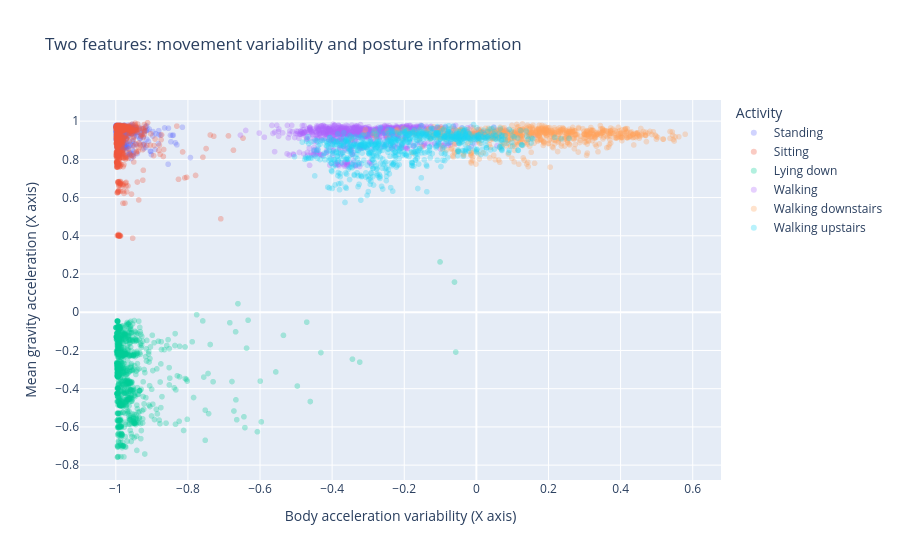

Notebook code cell kept with this figure:
### Code cell
variability_feature = "4__tBodyAcc-std()-X"
gravity_feature = "41__tGravityAcc-mean()-X"

plot_data = X_fit[[variability_feature, gravity_feature]].copy()
plot_data["Activity"] = y_fit.map(label_names).to_numpy()

fig = px.scatter(
    plot_data, x=variability_feature, y=gravity_feature,
    color="Activity", opacity=0.3,
    labels={
        variability_feature: "Body acceleration variability (X axis)",
        gravity_feature: "Mean gravity acceleration (X axis)"
    },
    title="Two features: movement variability and posture information"
)
fig.show()

class_counts = y_fit.value_counts().sort_index()
class_counts.index = [label_names[k] for k in class_counts.index]
display(class_counts.rename("Fitting windows").to_frame())

### Figure 1 — Plotly figure (JSON) as saved in the notebook; plotly's stock layout.template omitted (floating-point values rounded to 4 significant figures; data arrays with more than 128 entries replaced by an {"elided": "..."} marker saying what was removed)
{"data": [{"hovertemplate": "Activity=Standing<br>Body acceleration variability (X axis)=%{x}<br>Mean gravity acceleration (X axis)=%{y}<extra></extra>", "legendgroup": "Standing", "marker": {"color": "#636efa", "opacity": 0.3, "symbol": "circle"}, "mode": "markers", "name": "Standing", "showlegend": true, "type": "scattergl", "x": {"elided": "1009 float values"}, "xaxis": "x", "y": {"elided": "1009 float values"}, "yaxis": "y"}, {"hovertemplate": "Activity=Sitting<br>Body acceleration variability (X axis)=%{x}<br>Mean gravity acceleration (X axis)=%{y}<extra></extra>", "legendgroup": "Sitting", "marker": {"color": "#EF553B", "opacity": 0.3, "symbol": "circle"}, "mode": "markers", "name": "Sitting", "showlegend": true, "type": "scattergl", "x": {"elided": "944 float values"}, "xaxis": "x", "y": {"elided": "944 float values"}, "yaxis": "y"}, {"hovertemplate": "Activity=Lying down<br>Body acceleration variability (X axis)=%{x}<br>Mean gravity acceleration (X axis)=%{y}<extra></extra>", "legendgroup": "Lying down", "marker": {"color": "#00cc96", "opacity": 0.3, "symbol": "circle"}, "mode": "markers", "name": "Lying down", "showlegend": true, "type": "scattergl", "x": {"elided": "1027 float values"}, "xaxis": "x", "y": {"elided": "1027 float values"}, "yaxis": "y"}, {"hovertemplate": "Activity=Walking<br>Body acceleration variability (X axis)=%{x}<br>Mean gravity acceleration (X axis)=%{y}<extra></extra>", "legendgroup": "Walking", "marker": {"color": "#ab63fa", "opacity": 0.3, "symbol": "circle"}, "mode": "markers", "name": "Walking", "showlegend": true, "type": "scattergl", "x": {"elided": "924 float values"}, "xaxis": "x", "y": {"elided": "924 float values"}, "yaxis": "y"}, {"hovertemplate": "Activity=Walking downstairs<br>Body acceleration variability (X axis)=%{x}<br>Mean gravity acceleration (X axis)=%{y}<extra></extra>", "legendgroup": "Walking downstairs", "marker": {"color": "#FFA15A", "opacity": 0.3, "symbol": "circle"}, "mode": "markers", "name": "Walking downstairs", "showlegend": true, "type": "scattergl", "x": {"elided": "737 float values"}, "xaxis": "x", "y": {"elided": "737 float values"}, "yaxis": "y"}, {"hovertemplate": "Activity=Walking upstairs<br>Body acceleration variability (X axis)=%{x}<br>Mean gravity acceleration (X axis)=%{y}<extra></extra>", "legendgroup": "Walking upstairs", "marker": {"color": "#19d3f3", "opacity": 0.3, "symbol": "circle"}, "mode": "markers", "name": "Walking upstairs", "showlegend": true, "type": "scattergl", "x": {"elided": "801 float values"}, "xaxis": "x", "y": {"elided": "801 float values"}, "yaxis": "y"}], "layout": {"legend": {"title": {"text": "Activity"}, "tracegroupgap": 0}, "title": {"text": "Two features: movement variability and posture information"}, "xaxis": {"anchor": "y", "domain": [0, 1], "title": {"text": "Body acceleration variability (X axis)"}}, "yaxis": {"anchor": "x", "domain": [0, 1], "title": {"text": "Mean gravity acceleration (X axis)"}}}}
